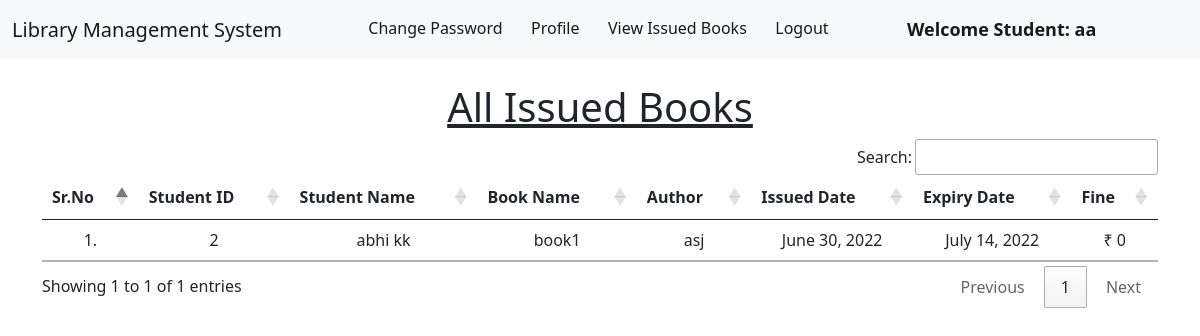
The page /student_issued_books/ (signed in) on the database its author committed.
### library/models.py (models this page shows, shortened)
class Book(models.Model):
    name = models.CharField(max_length=200)
    author = models.CharField(max_length=200)
    isbn = models.PositiveIntegerField()
    category = models.CharField(max_length=50)

class IssuedBook(models.Model):
    student_id = models.CharField(max_length=100, blank=True)
    isbn = models.CharField(max_length=13)
    issued_date = models.DateField(auto_now=True)
    expiry_date = models.DateField(default=expiry)

### library/views.py (the view)
# urls.py: path("student_issued_books/", views.student_issued_books, name="student_issued_books"),
def student_issued_books(request):
    student = Student.objects.filter(user_id=request.user.id)
    issuedBooks = IssuedBook.objects.filter(student_id=student[0].user_id)
    li1 = []
    li2 = []
    for i in issuedBooks:
        books = Book.objects.filter(isbn=i.isbn)
        for book in books:
            t=(request.user.id, request.user.get_full_name, book.name,book.author)
            li1.append(t)
        days=(date.today()-i.issued_date)
        d=days.days
        fine=0
        if d>15:
            day=d-14
            fine=day*5
        t=(issuedBooks[0].issued_date, issuedBooks[0].expiry_date, fine)
        li2.append(t)
    return render(request,'student_issued_books.html',{'li1':li1, 'li2':li2})

### library/templates/student_issued_books.html (shortened to what this page needs)
{% extends 'student_navbar.html' %}
{% load static %}
{% block body %}
<div class="container mt-4">
    <h1 class="text-center"><u>All Issued Books</u></h1>
    <table class="table table-hover" id="example">
        <thead>
            <tr class="text-center">
                <th>Sr.No</th>
                <th>Student ID</th>
                <th>Student Name</th>
                <th>Book Name</th>
                <th>Author</th>
                <th>Issued Date</th>
                <th>Expiry Date</th>
                <th>Fine</th>
            </tr>
        </thead>
        <tbody>
            {% for i in li1 %}
            <tr class="text-center">
                <td>{{forloop.counter}}.</td>
                <td>{{i.0}}</td>
                <td>{{i.1}}</td>
                <td>{{i.2}}</td>
                <td>{{i.3}}</td>
                {% endfor %}
                {% for i in li2 %}
                <td>{{i.0}}</td>
                <td>{{i.1}}</td>
                <td>₹ {{i.2}}</td>
            </tr>
            {% endfor %}
        </tbody>
    </table>
    </div>
{% endblock %}

### library/templates/student_navbar.html (shortened to what this page needs)
<!doctype html>
<html lang="en">
  <head>
    <link href="https://cdn.jsdelivr.net/npm/bootstrap@5.1.0/dist/css/bootstrap.min.css" rel="stylesheet">
    <link rel="stylesheet" href="https://cdn.datatables.net/1.10.25/css/jquery.dataTables.min.css">
    <link rel="stylesheet" href="https://cdn.datatables.net/buttons/1.7.1/css/buttons.dataTables.min.css">
  </head>
  <body>
    <nav class="navbar navbar-expand-lg navbar-light bg-light sticky-top">
        <div class="container-fluid">
          <a class="navbar-brand" href="#"> Library Management System</a>
          <div class="collapse navbar-collapse" id="navbarSupportedContent">
            <ul class="navbar-nav me-auto mb-2 mb-lg-0">
              <li class="nav-item">
                <a class="nav-link active" aria-current="page" href="/change_password/">Change Password</a>
              </li>
              <li class="nav-item">
                <a class="nav-link active" aria-current="page" href="/profile/">Profile</a>
              </li>
              <li class="nav-item">
                <a class="nav-link active" aria-current="page" href="/student_issued_books/">View Issued Books</a>
              </li>
              <li class="nav-item">
                <a class="nav-link active" aria-current="page" href="/logout/">Logout</a>
              </li>
              <li class="nav-item">
                <a style="font-weight:600; font-family:'Segoe UI', Tahoma, Geneva, Verdana, sans-serif; font-size: large;" class="nav-link active" href="#">Welcome Student: {{request.user}}</a>
              </li>
            </ul>
          </div>
        </div>
      </nav>
      {% block body %}
      {% endblock %}
  </body>
</html>

### rows shown on the page
Book: name "book1", author "asj"
IssuedBook: issued_date "June 30, 2022", expiry_date "July 14, 2022"

### other values the page prints
{{ request.user }} "aa"
{{ i.0 }} "2"
{{ i.1 }} "abhi kk"
{{ i.2 }} "0"
